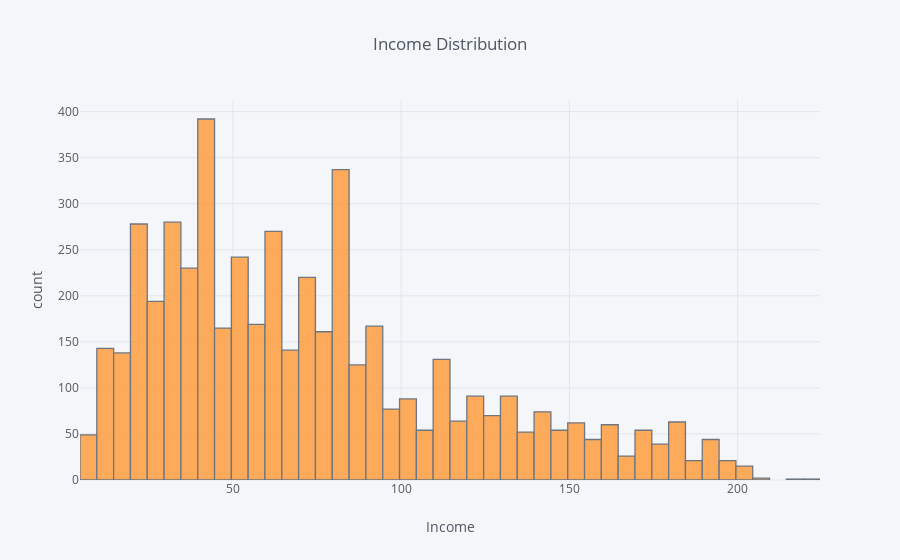

Write notebook code for a chart like this one.
### Code cell
df['Income'].iplot(kind='hist', xTitle='Income',
yTitle='count', title='Income Distribution')

### Figure 1 — Plotly figure (JSON) as saved in the notebook; plotly's stock layout.template omitted (floating-point values rounded to 4 significant figures; data arrays with more than 128 entries replaced by an {"elided": "..."} marker saying what was removed)
{"data": [{"histfunc": "count", "histnorm": "", "marker": {"color": "rgba(255, 153, 51, 1.0)", "line": {"color": "#4D5663", "width": 1.3}}, "name": "Income", "opacity": 0.8, "orientation": "v", "type": "histogram", "uid": "4ba42772-c298-457b-999c-46454da910ef", "x": {"elided": "5000 int values"}}], "layout": {"barmode": "overlay", "legend": {"bgcolor": "#F5F6F9", "font": {"color": "#4D5663"}}, "paper_bgcolor": "#F5F6F9", "plot_bgcolor": "#F5F6F9", "title": {"font": {"color": "#4D5663"}, "text": "Income Distribution"}, "xaxis": {"gridcolor": "#E1E5ED", "showgrid": true, "tickfont": {"color": "#4D5663"}, "title": {"font": {"color": "#4D5663"}, "text": "Income"}, "zerolinecolor": "#E1E5ED"}, "yaxis": {"gridcolor": "#E1E5ED", "showgrid": true, "tickfont": {"color": "#4D5663"}, "title": {"font": {"color": "#4D5663"}, "text": "count"}, "zerolinecolor": "#E1E5ED"}}}
